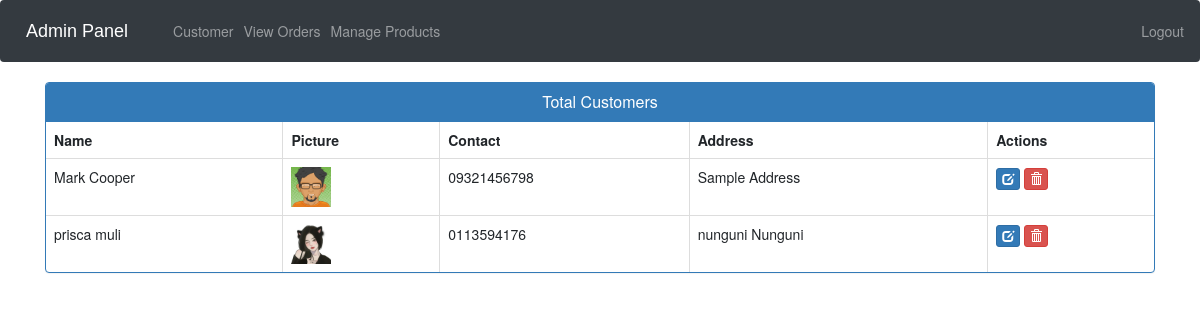
/view-customer (signed in), run on the app's committed database.
### ecom/models.py (models this page shows, shortened)
class Customer(models.Model):
    user=models.OneToOneField(User,on_delete=models.CASCADE)
    profile_pic= models.ImageField(upload_to='profile_pic/CustomerProfilePic/',null=True,blank=True)
    address = models.CharField(max_length=40)
    mobile = models.CharField(max_length=20,null=False)
    @property
    def get_name(self):
        return self.user.first_name+" "+self.user.last_name

### ecom/views.py (the view)
# urls.py: path('view-customer', views.view_customer_view,name='view-customer'),
@login_required(login_url='adminlogin')
def view_customer_view(request):
    customers=models.Customer.objects.all()
    return render(request,'ecom/view_customer.html',{'customers':customers})

### templates/ecom/view_customer.html (shortened to what this page needs)
{% extends 'ecom/admin_base.html' %}
{% load static %}
{% block content %}
<head>
  <link href="//netdna.bootstrapcdn.com/bootstrap/3.0.0/css/bootstrap.min.css" rel="stylesheet" id="bootstrap-css">
</head>
<div class="container">
  <div class="panel panel-primary">
    <div class="panel-heading">
      <h6 class="panel-title">Total Customers</h6>
    </div>
    <table class="table table-hover table-bordered" id="dev-table">
      <thead>
        <tr>
          <th>Name</th>
          <th>Picture</th>
          <th>Contact</th>
          <th>Address</th>
          <th>Actions</th>
        </tr>
      </thead>
      {% for c in customers %}
      <tr>
        <td> {{c.get_name}}</td>
        <td> <img src="{% static c.profile_pic.url %}" alt="Profile Pic" height="40px" width="40px" /></td>
        <td>{{c.mobile}}</td>
        <td>{{c.address}}</td>
        <td><a class="btn btn-primary btn-xs" href="{% url 'update-customer' c.id  %}"><span class="glyphicon glyphicon-edit"></span></a>
        <a class="btn btn-danger btn-xs" href="{% url 'delete-customer' c.id  %}"><span class="glyphicon glyphicon-trash"></span></a></td>
      </tr>
      {% endfor %}
    </table>
  </div>
</div>
{% endblock content %}

### templates/ecom/view_customer.html (style rules this page uses)
a:link { text-decoration: none; }
h6 { text-align: center; }

### data on the page
Customer: get_name "Mark Cooper", profile_pic (picture), mobile "09321456798", address "Sample Address"
Customer: get_name "prisca muli", profile_pic (picture), mobile "0113594176", address "nunguni Nunguni"
